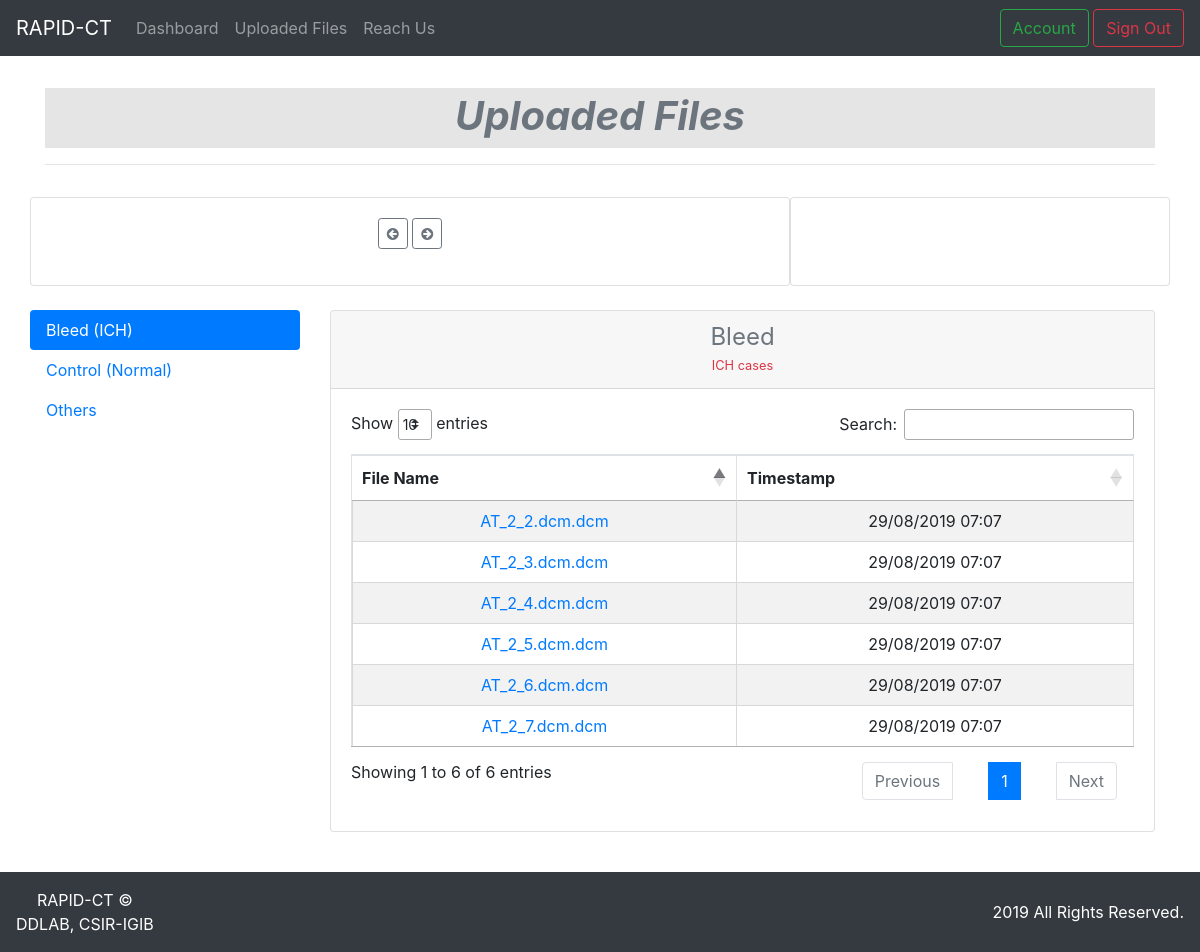
The page /files (signed in) on the database as committed earlier.
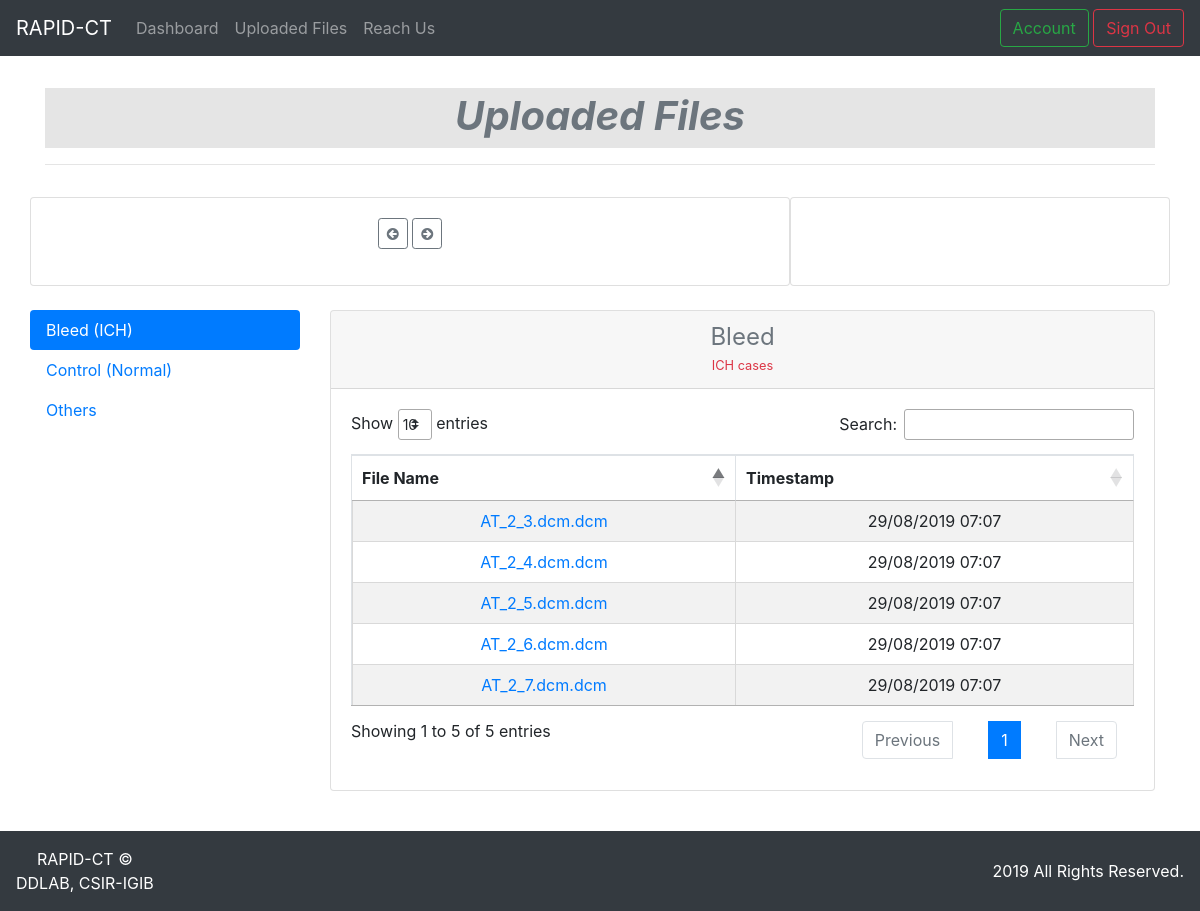
The same page on the database as committed later.
### rapid_ct_app/files/models.py (models this page shows, shortened)
class File(db.Model):
    id = db.Column(db.Integer, primary_key=True)
    added_on = db.Column(db.DateTime, nullable=False, default=datetime.utcnow)
    date = db.Column(db.String(55), nullable=False, default=datetime.utcnow().strftime("%d-%m-%Y"))
    filename = db.Column(db.String(55), nullable=False)
    path = db.Column(db.String(120), nullable=False)
    sample_type = db.Column(db.String(120), nullable=False)
    user_id = db.Column(db.Integer, db.ForeignKey('user.id'), nullable=False)

### rapid_ct_app/users/routes.py (the view)
@users.route("/files", methods=['GET', 'POST'])
@login_required
def user_uploaded():
    all_files = []
    upload_dates = []
    heatmapdata = {}
    file_query = File.query.order_by(File.added_on.desc()).filter_by(user_id = current_user.id)
    for item in file_query:
        all_files.append(item)
    if len(all_files) == 0:
        flash('No files have been uploaded!', 'danger')
        return redirect(url_for('main.index'))
    else:
        for file in all_files:
            timestamp = file.added_on
            date_added = file.added_on.strftime("%d-%m-%Y")
            upload_dates.append(date_added)
        pass
        unique_dates = np.unique(upload_dates)
        for date in unique_dates:
            date_time = datetime.strptime(date,"%d-%m-%Y")
            timestamp = date_time.timestamp()
            upload_count = File.query.filter_by(date=date, user_id=current_user.id).count()
            heatmapdata[timestamp] = upload_count
        user_bleed_files = File.query.filter_by(sample_type="Bleed(ICH)", user_id=current_user.id)
        user_control_files = File.query.filter_by(sample_type="Control(Normal)", user_id=current_user.id)
        user_other_files = File.query.filter(
            and_(or_(File.sample_type == 'Lesion', File.sample_type == 'Calcification')),File.user_id == current_user.id
        )
        bleed_num = user_bleed_files.count()
        control_num = user_control_files.count()
        others_num = user_other_files.count()
        counts = [
            {'name':"Bleed", 'value':f'{bleed_num}'},
            {'name':"Control", 'value':f'{control_num}'},
            {'name':"Others", 'value':f'{others_num}'},
        ]
        return render_template(
            'user_files.html',
            bleed=user_bleed_files,
            control=user_control_files,
            others=user_other_files,
            counts=counts,
            heatmapdata=heatmapdata
        )

### rapid_ct_app/template_filters.py (called while the page is built)
@app.template_filter('convertdatetime')
def datetime_from_utc_to_local(utc_datetime):
    now_timestamp = time.time()
    offset = datetime.fromtimestamp(now_timestamp) - datetime.utcfromtimestamp(now_timestamp)
    return utc_datetime + offset

@app.template_filter('formatdatetime')
def format_datetime(value, format="%d/%m/%Y %H:%M"):
    if value is None:
        return ""
    return value.strftime(format)

### rapid_ct_app/users/models.py (called while the page is built)
@login_manager.user_loader
def load_user(user_id):
    return User.query.get(int(user_id))

### rapid_ct_app/templates/user_files.html (shortened to what this page needs)
{% extends "layout.html" %}
{% block css %}
<link rel="stylesheet" href="{{ url_for('static', filename='style/user_files/user_files.css') }}">
{% endblock css %}
{% block content %}
    <div class="row">
        <div class="col-md-12">
            <h1 class="page-title text-secondary text-center mt-2">Uploaded Files</h1>
            <hr>
        </div>
    </div>
    <div class="row mt-3">
        <div class="col-md-12">
            <div class="row">
                <div class="card flex-md-row mb-4 box-shadow h-md-250 col-md-8 ml-auto mr-auto">
                    <div class="card-body d-flex flex-column align-items-center">
                        <div class="d-inline mb-3">
                            <span class="btn btn-outline-secondary btn-sm" id="domainDynamicDimension-previous">
                                <i class="fa fa-arrow-circle-left" aria-hidden="true"></i>
                            </span>
                            <span class="btn btn-outline-secondary btn-sm" id="domainDynamicDimension-next">
                                <i class="fa fa-arrow-circle-right" aria-hidden="true"></i>
                            </span>
                        </div>
                    </div>
                </div>
                <div class="card flex-md-row mb-4 mr-2 box-shadow h-md-250 col-md-4  ml-auto mr-auto">
                    <div class="card-body d-flex flex-column align-items-center">
                    </div>
                </div>
            </div>
        </div>
        <div class="nav flex-column nav-pills col-md-3" id="v-pills-tab" role="tablist" aria-orientation="vertical">
        <a class="nav-link active" id="v-pills-home-tab" data-toggle="pill" href="#v-pills-home" role="tab" aria-controls="v-pills-home" aria-selected="true">Bleed (ICH)</a>
        <a class="nav-link" id="v-pills-profile-tab" data-toggle="pill" href="#v-pills-profile" role="tab" aria-controls="v-pills-profile" aria-selected="false">Control (Normal)</a>
        <a class="nav-link" id="v-pills-messages-tab" data-toggle="pill" href="#v-pills-messages" role="tab" aria-controls="v-pills-messages" aria-selected="false">Others</a>
        </div>
        <div class="tab-content col-md-9" id="v-pills-tabContent">
        <div class="tab-pane fade show active" id="v-pills-home" role="tabpanel" aria-labelledby="v-pills-home-tab">
                <section class="user-files">
                    <div class="card-deck mb-3 text-center">
                        <div class="card mb-4 box-shadow">
                            <div class="card-header">
                                <h4 class="my-0 font-weight-normal text-secondary">Bleed</h4>
                                <strong><small class="text-center text-danger">ICH cases</small></strong>
                            </div>
                            <div class="card-body">
                                <table class="table table-striped table-bordered mb-0 mt-3 cell-border" id="bleed-table">
                                    <thead>
                                        <tr>
                                            <th>File Name</th>
                                            <th>Timestamp</th>
                                        </tr>
                                    </thead>
                                    <tbody>
                                        {% for file in bleed %}
                                        <tr>
                                            <td><span><a href="{{ url_for('files.file', file_id=file.id) }}">{{ file.filename }}</a></span></td>
                                            <td>{{ file.added_on|convertdatetime|formatdatetime}}</td>
                                        </tr>
                                        {% endfor %}
                                    </tbody>
                                </table>
                            </div>
                        </div>
                    </div>
                </section>
        </div>
        </div>
    </div>
{% endblock content %}

### rapid_ct_app/templates/layout.html (shortened to what this page needs)
<!DOCTYPE html>
<html lang="en">
<head>
    <link rel="stylesheet"
    href="https://stackpath.bootstrapcdn.com/bootstrap/4.3.1/css/bootstrap.min.css"
>
    <link href="https://stackpath.bootstrapcdn.com/font-awesome/4.7.0/css/font-awesome.min.css"
    rel="stylesheet"
>
    <link rel="stylesheet" href="https://cdnjs.cloudflare.com/ajax/libs/animate.css/3.7.2/animate.min.css">
    <link rel="stylesheet" href="https://cdn.jsdelivr.net/cal-heatmap/3.3.10/cal-heatmap.css">
    <link rel="stylesheet" href="https://cdn.datatables.net/1.10.19/css/jquery.dataTables.min.css">
    <link rel="stylesheet" href="https://cdn.datatables.net/autofill/2.3.3/css/autoFill.dataTables.min.css">
    <link rel="stylesheet" href="https://cdn.datatables.net/buttons/1.5.6/css/buttons.dataTables.min.css">
    <link rel="stylesheet" href="https://cdn.datatables.net/colreorder/1.5.1/css/colReorder.dataTables.min.css">
    <link rel="stylesheet" href="https://cdn.datatables.net/responsive/2.2.3/css/responsive.dataTables.min.css">
    <link rel="stylesheet" href="https://cdn.datatables.net/select/1.3.0/css/select.dataTables.min.css">
    <link rel="stylesheet" href="https://cdn.datatables.net/1.10.19/css/dataTables.bootstrap4.min.css">
    <link rel="stylesheet" href="{{ url_for('static', filename='style/main/main.css') }}">
    {% block css %} {% endblock %}
</head>
<body>
    <div>
        {% include "_topnav.html" %}
        <div class="container" id="content">
            <div class="mt-4">
                {% block content %}{% endblock %}
            </div>
        </div>
        <footer class="navbar navbar-dark sticky-bottom bg-dark">
            <span class="text-white text-center">
                RAPID-CT ©
                <br>DDLAB, CSIR-IGIB
            </span>
            <span class="text-white">
                2019 All Rights Reserved.
            </span>
        </footer>
    </div>
</body>
</html>

### rapid_ct_app/templates/_topnav.html (shortened to what this page needs)
<header>
    <nav class="navbar navbar-expand-lg navbar-dark  sticky-top bg-dark">
        <a class="navbar-brand" href="{{ url_for('main.landing') }}">RAPID-CT</a>
        <div class="collapse navbar-collapse" id="navbarSupportedContent">
            <ul class="navbar-nav mr-auto">
            {% if current_user.is_authenticated %}
            <li class="nav-item">
                <a class="nav-link" href="{{ url_for('main.index') }}">Dashboard</a>
            </li>
            <li class="nav-item">
                <a class="nav-link" href="{{ url_for('users.user_uploaded') }}">Uploaded Files</a>
            </li>
            <li class="nav-item">
                <a class="nav-link" href="{{ url_for('main.contact') }}">Reach Us</a>
            </li>
            {% else %}
            <li class="nav-item">
                <a class="nav-link" href="{{ url_for('main.contact') }}">Reach Us</a>
            </li>
            {% endif %}
            </ul>
            <div class="d-inline my-2 my-lg-0">
                {% if current_user.is_authenticated %}
                <a class="btn btn-outline-success my-2 my-sm-0" href="{{ url_for('users.account') }}">Account</a>
                <a class="btn btn-outline-danger my-2 my-sm-0" href="{{ url_for('users.logout') }}">Sign Out</a>
                {% else %}
                <a class="btn btn-outline-success my-2 my-sm-0" href="{{ url_for('users.register') }}">Register</a>
                <a class="btn btn-outline-primary my-2 my-sm-0" href="{{ url_for('users.login') }}">Sign In</a>
                {% endif %}
            </div>
        </div>
    </nav>

### rapid_ct_app/static/style/main/main.css (style rules this page uses)
#content { min-height: 90vh; position: relative; }
footer { position: absolute; bottom: 0; height: 80px; -ms-flex-negative: none; flex-shrink: none; }
.page-title { background-color: #83838336; font-style: italic; font-weight: bold; height: 1.5em; padding: 4px; }

Rows that differ between the two databases and show on the page:
no longer on this page (row edited): File: filename "AT_2_2.dcm.dcm", added_on|convertdatetime "29/08/2019 07:07"
Other text that changed with them:
text written by a page script: "Show entries Search: Showing 1 to 6 of 6 entries Previous 1 Next" → "Show entries Search: Showing 1 to 5 of 5 entries Previous 1 Next"
